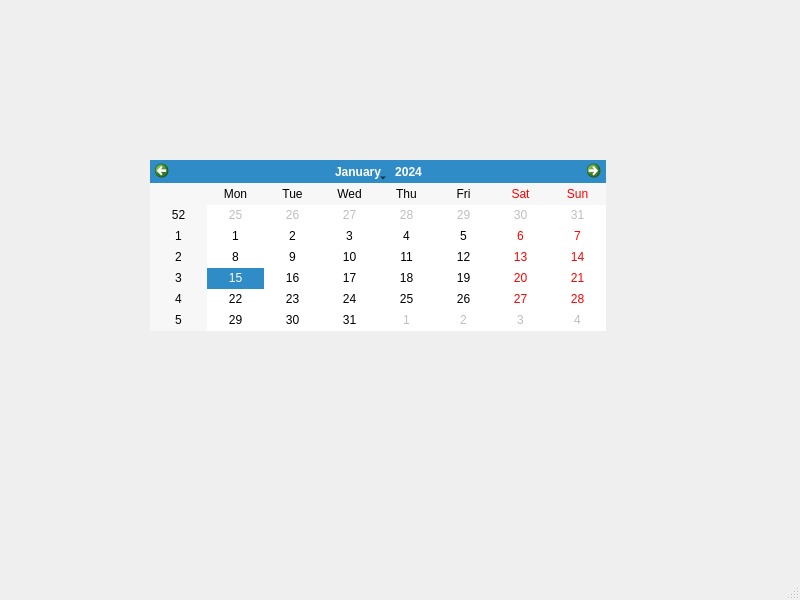
<?xml version="1.0" encoding="UTF-8"?>
<ui version="4.0">
 <class>MainWindow</class>
 <widget class="QMainWindow" name="MainWindow">
  <property name="geometry">
   <rect>
    <x>0</x>
    <y>0</y>
    <width>800</width>
    <height>600</height>
   </rect>
  </property>
  <property name="windowTitle">
   <string>MainWindow</string>
  </property>
  <widget class="QWidget" name="centralwidget">
   <widget class="QCalendarWidget" name="calendarWidget">
    <property name="geometry">
     <rect>
      <x>150</x>
      <y>160</y>
      <width>456</width>
      <height>171</height>
     </rect>
    </property>
   </widget>
  </widget>
  <widget class="QMenuBar" name="menubar">
   <property name="geometry">
    <rect>
     <x>0</x>
     <y>0</y>
     <width>800</width>
     <height>22</height>
    </rect>
   </property>
  </widget>
  <widget class="QStatusBar" name="statusbar"/>
 </widget>
 <resources/>
 <connections/>
</ui>
